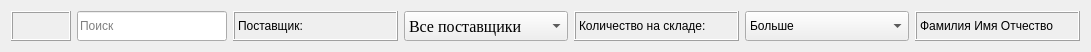
   <widget class="QWidget" name="horizontalLayoutWidget">
    <property name="geometry">
     <rect>
      <x>10</x>
      <y>10</y>
      <width>1091</width>
      <height>52</height>
     </rect>
    </property>
    <layout class="QHBoxLayout" name="horizontalLayout">
     <item>
      <widget class="QLabel" name="label_3">
       <property name="maximumSize">
        <size>
         <width>60</width>
         <height>50</height>
        </size>
       </property>
       <property name="frameShape">
        <enum>QFrame::Box</enum>
       </property>
       <property name="frameShadow">
        <enum>QFrame::Raised</enum>
       </property>
       <property name="text">
        <string/>
       </property>
       <property name="pixmap">
        <pixmap>import/Icon.png</pixmap>
       </property>
       <property name="scaledContents">
        <bool>true</bool>
       </property>
      </widget>
     </item>
     <item>
      <widget class="QLineEdit" name="lineEdit">
       <property name="maximumSize">
        <size>
         <width>150</width>
         <height>50</height>
        </size>
       </property>
       <property name="text">
        <string/>
       </property>
       <property name="frame">
        <bool>true</bool>
       </property>
       <property name="placeholderText">
        <string>Поиск</string>
       </property>
      </widget>
     </item>
     <item>
      <widget class="QLabel" name="label">
       <property name="maximumSize">
        <size>
         <width>16777215</width>
         <height>50</height>
        </size>
       </property>
       <property name="frameShape">
        <enum>QFrame::Box</enum>
       </property>
       <property name="frameShadow">
        <enum>QFrame::Raised</enum>
       </property>
       <property name="text">
        <string>Поставщик:</string>
       </property>
      </widget>
     </item>
     <item>
      <widget class="QComboBox" name="comboBox">
       <property name="maximumSize">
        <size>
         <width>16777215</width>
         <height>50</height>
        </size>
       </property>
       <property name="font">
        <font>
         <family>Times New Roman</family>
         <pointsize>12</pointsize>
        </font>
       </property>
       <property name="toolTip">
        <string>&lt;html&gt;&lt;head/&gt;&lt;body&gt;&lt;p&gt;Все поставщики&lt;/p&gt;&lt;p&gt;&lt;br/&gt;&lt;/p&gt;&lt;/body&gt;&lt;/html&gt;</string>
       </property>
       <property name="styleSheet">
        <string notr="true">Все поставщики
</string>
       </property>
       <item>
        <property name="text">
         <string>Все поставщики</string>
        </property>
       </item>
      </widget>
     </item>
     <item>
      <widget class="QLabel" name="label_4">
       <property name="maximumSize">
        <size>
         <width>16777215</width>
         <height>50</height>
        </size>
       </property>
       <property name="frameShape">
        <enum>QFrame::Box</enum>
       </property>
       <property name="frameShadow">
        <enum>QFrame::Raised</enum>
       </property>
       <property name="text">
        <string>Количество на складе:</string>
       </property>
      </widget>
     </item>
     <item>
      <widget class="QComboBox" name="comboBox_2">
       <property name="maximumSize">
        <size>
         <width>16777215</width>
         <height>50</height>
        </size>
       </property>
       <item>
        <property name="text">
         <string>Больше</string>
        </property>
       </item>
       <item>
        <property name="text">
         <string>Меньше</string>
        </property>
       </item>
      </widget>
     </item>
     <item>
      <widget class="QLabel" name="label_2">
       <property name="maximumSize">
        <size>
         <width>16777215</width>
         <height>50</height>
        </size>
       </property>
       <property name="frameShape">
        <enum>QFrame::Box</enum>
       </property>
       <property name="frameShadow">
        <enum>QFrame::Raised</enum>
       </property>
       <property name="text">
        <string>Фамилия Имя Отчество</string>
       </property>
      </widget>
     </item>
    </layout>
   </widget>
